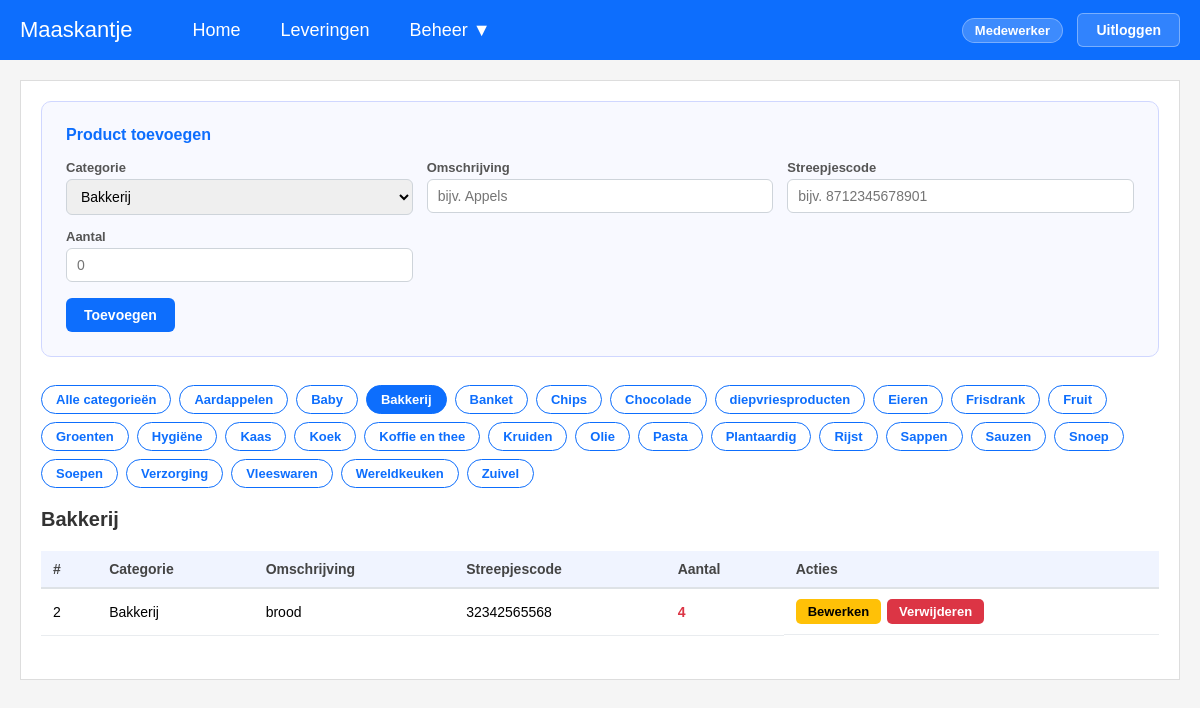
The page /Pages/magazijnvoorraad.php?cat=19 (signed in) on the database its author committed.
### tables this page shows
CREATE TABLE `category` (
  `id` int(11) NOT NULL,
  `code` varchar(25) NOT NULL,
  `omschrijving` varchar(255) NOT NULL
);

CREATE TABLE `product` (
  `id` int(11) NOT NULL,
  `category_id` int(11) DEFAULT NULL,
  `streepjescode` varchar(255) NOT NULL,
  `omschrijving` varchar(255) NOT NULL,
  `aantal` double DEFAULT NULL
);

### Pages/magazijnvoorraad.php (the view, shortened to what this page needs)
<?php
$db = (new Database())->getConnection();
$oud = ['AGF', 'KV', 'ZPE', 'BB', 'FSKK', 'PRW', 'SSKO', 'SKCC', 'BVH'];
$placeholders = implode(',', array_fill(0, count($oud), '?'));
$db->prepare("UPDATE product SET category_id = NULL WHERE category_id IN (SELECT id FROM category WHERE code IN ($placeholders))")->execute($oud);
$db->prepare("DELETE FROM category WHERE code IN ($placeholders)")->execute($oud);
$active_cat = isset($_GET['cat']) ? (int)$_GET['cat'] : 0;
$edit_row = null;
$categorieen = $db->query('SELECT * FROM category ORDER BY omschrijving')->fetchAll(PDO::FETCH_ASSOC);
if ($active_cat > 0) {
    $stmt = $db->prepare('
        SELECT p.*, c.omschrijving AS categorie
        FROM product p
        LEFT JOIN category c ON c.id = p.category_id
        WHERE p.category_id = ?
        ORDER BY p.omschrijving
    ');
    $stmt->execute([$active_cat]);
}
$producten = $stmt->fetchAll(PDO::FETCH_ASSOC);
$back_url = 'magazijnvoorraad.php' . ($active_cat ? '?cat=' . $active_cat : '');
?>
<!DOCTYPE html>
<html lang="nl">
<head>
    <link rel="stylesheet" href="../css/dashboard.css">
    <link rel="stylesheet" href="../css/leveringen.css">
</head>
<body>
<?php include __DIR__ . '/../Components/navbar.php'; ?>
<div class="content">
    <?php if ($edit_row): ?>
        <div class="form-card">
            <h3>Product bewerken</h3>
            <form method="POST" action="<?= htmlspecialchars($back_url) ?>">
                <input type="hidden" name="action" value="update">
                <input type="hidden" name="id"     value="<?= (int)$edit_row['id'] ?>">
                <div class="form-grid">
                    <div class="form-group">
                        <label>Categorie</label>
                        <select name="category_id" required>
                            <?php foreach ($categorieen as $c): ?>
                                <option value="<?= $c['id'] ?>" <?= $c['id'] == $edit_row['category_id'] ? 'selected' : '' ?>>
                                    <?= htmlspecialchars($c['omschrijving']) ?>
                                </option>
                            <?php endforeach; ?>
                        </select>
                    </div>
                    <div class="form-group">
                        <label>Omschrijving</label>
                        <input type="text" name="omschrijving" value="<?= htmlspecialchars($edit_row['omschrijving']) ?>" required>
                    </div>
                    <div class="form-group">
                        <label>Streepjescode</label>
                        <input type="text" name="streepjescode" value="<?= htmlspecialchars($edit_row['streepjescode']) ?>" required>
                    </div>
                    <div class="form-group">
                        <label>Aantal</label>
                        <input type="number" step="0.01" min="0" name="aantal" value="<?= htmlspecialchars($edit_row['aantal']) ?>" required>
                    </div>
                </div>
                <div class="form-actions">
                    <button type="submit" class="btn-save">Opslaan</button>
                    <a href="<?= htmlspecialchars($back_url) ?>" class="btn-cancel">Annuleren</a>
                </div>
            </form>
        </div>
    <?php else: ?>
        <div class="form-card">
            <h3>Product toevoegen</h3>
            <form method="POST" action="<?= htmlspecialchars($back_url) ?>">
                <div class="form-grid">
                    <div class="form-group">
                        <label>Categorie</label>
                        <select name="category_id" required>
                            <?php foreach ($categorieen as $c): ?>
                                <option value="<?= $c['id'] ?>" <?= $c['id'] == $active_cat ? 'selected' : '' ?>>
                                    <?= htmlspecialchars($c['omschrijving']) ?>
                                </option>
                            <?php endforeach; ?>
                        </select>
                    </div>
                    <div class="form-group">
                        <label>Omschrijving</label>
                        <input type="text" name="omschrijving" placeholder="bijv. Appels" required>
                    </div>
                    <div class="form-group">
                        <label>Streepjescode</label>
                        <input type="text" name="streepjescode" placeholder="bijv. 8712345678901" required>
                    </div>
                    <div class="form-group">
                        <label>Aantal</label>
                        <input type="number" step="0.01" min="0" name="aantal" placeholder="0" required>
                    </div>
                </div>
                <div class="form-actions">
                    <button type="submit" class="btn-add">Toevoegen</button>
                </div>
            </form>
        </div>
    <?php endif; ?>
    <div class="cat-tabs">
        <a href="magazijnvoorraad.php" class="cat-tab <?= $active_cat === 0 ? 'active' : '' ?>">Alle categorieën</a>
        <?php foreach ($categorieen as $c): ?>
            <a href="?cat=<?= $c['id'] ?>" class="cat-tab <?= $active_cat === (int)$c['id'] ? 'active' : '' ?>">
                <?= htmlspecialchars($c['omschrijving']) ?>
            </a>
        <?php endforeach; ?>
    </div>
    <div class="page-header">
        <h2>
            <?php
            if ($active_cat > 0) {
                foreach ($categorieen as $c) {
                    if ((int)$c['id'] === $active_cat) echo htmlspecialchars($c['omschrijving']);
                }
            } else {
                echo 'Alle producten';
            }
            ?>
        </h2>
    </div>
    <?php if (empty($producten)): ?>
        <p style="color:#888; font-size:14px;">Geen producten gevonden in deze categorie.</p>
    <?php else: ?>
        <table>
            <thead>
                <tr>
                    <th>#</th>
                    <th>Categorie</th>
                    <th>Omschrijving</th>
                    <th>Streepjescode</th>
                    <th>Aantal</th>
                    <th>Acties</th>
                </tr>
            </thead>
            <tbody>
                <?php foreach ($producten as $r): ?>
                    <tr>
                        <td><?= (int)$r['id'] ?></td>
                        <td><?= htmlspecialchars($r['categorie'] ?? '—') ?></td>
                        <td><?= htmlspecialchars($r['omschrijving']) ?></td>
                        <td><?= htmlspecialchars($r['streepjescode']) ?></td>
                        <td class="<?= $r['aantal'] <= 5 ? 'stock-low' : 'stock-ok' ?>">
                            <?= htmlspecialchars($r['aantal']) ?>
                        </td>
                        <td style="display:flex; gap:6px;">
                            <a href="?action=edit&id=<?= (int)$r['id'] ?><?= $active_cat ? '&cat=' . $active_cat : '' ?>" class="btn-edit">Bewerken</a>
                            <form method="POST" action="<?= htmlspecialchars($back_url) ?>" onsubmit="return confirm('Product verwijderen?')">
                                <button type="submit" class="btn-delete">Verwijderen</button>
                            </form>
                        </td>
                    </tr>
                <?php endforeach; ?>
            </tbody>
        </table>
    <?php endif; ?>
</div>
</body>
</html>

### css/dashboard.css (style rules this page uses)
* { margin:0; padding:0; box-sizing:border-box; font-family:Arial, sans-serif; }
body { background:#f5f5f5; }
.content { background:#fff; min-height:600px; margin:20px; border:1px solid #ddd; padding:20px; }

### css/leveringen.css (style rules this page uses)
.page-header { display:flex; align-items:center; justify-content:space-between; margin-bottom:20px; }
.page-header h2 { font-size:20px; color:#333; }
.btn-add { background:#0d6efd; color:#fff; border:none; padding:9px 18px; border-radius:6px; font-size:14px; font-weight:600; cursor:pointer; text-decoration:none; }
table { width:100%; border-collapse:collapse; font-size:14px; }
th { background:#f0f4ff; text-align:left; padding:10px 12px; border-bottom:2px solid #dee2e6; color:#444; }
td { padding:10px 12px; border-bottom:1px solid #e9ecef; vertical-align:middle; }
.btn-edit { background:#ffc107; color:#000; border:none; padding:5px 12px; border-radius:5px; font-size:13px; cursor:pointer; text-decoration:none; font-weight:600; }
.btn-delete { background:#dc3545; color:#fff; border:none; padding:5px 12px; border-radius:5px; font-size:13px; cursor:pointer; font-weight:600; }
.form-card { background:#f8f9ff; border:1px solid #d0d7ff; border-radius:10px; padding:24px; margin-bottom:28px; }
.form-card h3 { margin:0 0 16px; font-size:16px; color:#0d6efd; }
.form-grid { display:grid; grid-template-columns:repeat(3, 1fr); gap:14px; }
.form-group { display:flex; flex-direction:column; gap:4px; }
.form-group label { font-size:13px; font-weight:600; color:#555; }
.form-group input, .form-group select { padding:8px 10px; border:1px solid #ced4da; border-radius:6px; font-size:14px; }
.form-actions { margin-top:16px; display:flex; gap:10px; }

### Pages/magazijnvoorraad.php (style rules this page uses)
.cat-tabs { display: flex; flex-wrap: wrap; gap: 8px; margin-bottom: 20px; }
.cat-tab { padding: 6px 14px; border-radius: 20px; border: 1.5px solid #0d6efd; color: #0d6efd; text-decoration: none; font-size: 13px; font-weight: 600; background: #fff; transition: background .15s, color .15s; }
.cat-tab:hover, .cat-tab.active { background: #0d6efd; color: #fff; }
.stock-low { color: #dc3545; font-weight: 700; }

### rows shown on the page
category: omschrijving "Aardappelen"
category: omschrijving "Baby"
category: omschrijving "Bakkerij"
category: omschrijving "Banket"
category: omschrijving "Chips"
category: omschrijving "Chocolade"
category: omschrijving "diepvriesproducten"
category: omschrijving "Eieren"
category: omschrijving "Frisdrank"
category: omschrijving "Fruit"
category: omschrijving "Groenten"
category: omschrijving "Hygiëne"
category: omschrijving "Kaas"
category: omschrijving "Koek"
category: omschrijving "Koffie en thee"
category: omschrijving "Kruiden"
category: omschrijving "Olie"
category: omschrijving "Pasta"
category: omschrijving "Plantaardig"
category: omschrijving "Rijst"
category: omschrijving "Sappen"
category: omschrijving "Sauzen"
category: omschrijving "Snoep"
category: omschrijving "Soepen"
category: omschrijving "Verzorging"
category: omschrijving "Vleeswaren"
category: omschrijving "Wereldkeuken"
category: omschrijving "Zuivel"
product: id "2", category.omschrijving "Bakkerij", omschrijving "brood", streepjescode "32342565568", aantal "4"

### other values the page prints
$_role "Medewerker"
form field category_id "Bakkerij"
